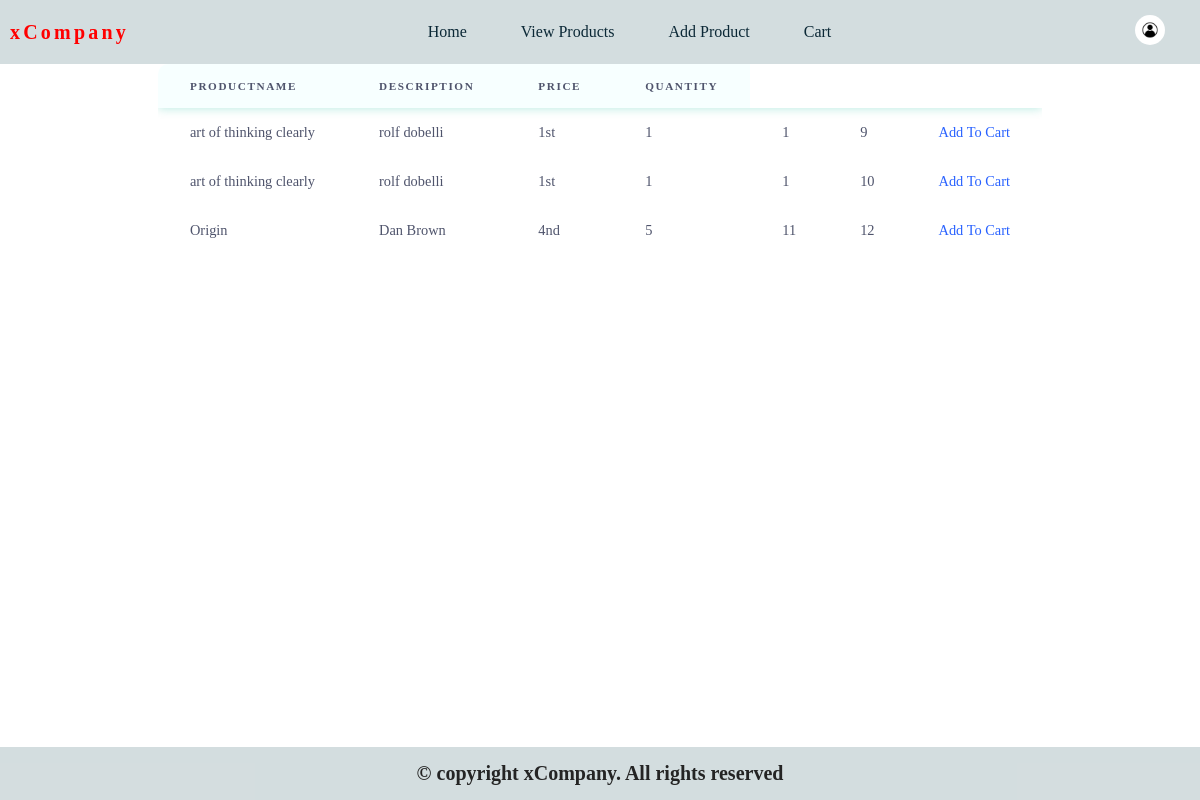
/Controller/viewproduct.php (signed in), run on the app's committed database.
### tables this page shows
CREATE TABLE `books` (
  `bookname` varchar(100) NOT NULL,
  `authorname` varchar(50) NOT NULL,
  `edition` varchar(10) NOT NULL,
  `numberofcopy` int(10) NOT NULL,
  `shelfno` int(10) NOT NULL,
  `bookid` int(10) NOT NULL
);

### Model/dbproduct.php (called while the page is built, shortened)
<?php
  	function getAllBooks()
	 {
 		$conn = connect();
 		$statement = $conn->prepare("SELECT * FROM books");
		$statement->execute();
		$records = $statement->get_result();
		return $records->fetch_all(MYSQLI_ASSOC);
	}
 ?>

### Controller/viewproduct.php (the view, shortened to what this page needs)
	<?php
 			include '../Model/dbproduct.php';
				$bookList = getAllBooks();
 ?>
<!DOCTYPE html>
<html lang="en">
<head>
	<link rel="stylesheet" href="../View/css/viewproduct.css?v <?php echo time(); ?>">
</head>
<body>
	<?php
 	$page = 'viewbook';
	include('../View/html/header.php');
	?>
 	<div class="table">
	<table>
		<thead>
			<tr>
				<th>ProductName</th>
				<th>Description</th>
				<th>Price</th>
				<th>Quantity</th>
			</tr>
		</thead>
		<tbody  id="result">
			<?php
		 		foreach ($bookList as $arr  )
				{
		  			foreach ($arr as $key => $value)
		  			{
		  				echo  "<td>".$value."</td>";
		   				if($key == "bookid")
		   				{
		  					echo "<td><a href = '".$_SERVER['PHP_SELF']."?uid=".$arr["bookid"] ."'>Add To Cart</a></td><tr>";
		   				}
					}
		 		}
			?>
		</tbody>
	</table>
	</div>
</body>
</html>

### View/html/header.php (shortened to what this page needs)
<!DOCTYPE html>
<html lang="en">
<head>
</head>
<body>
    <header>
		<div class="logo" >
 	 		<a class="title" href="../Controller/welcome.php">xCompany</a>
		</div>
 		<nav>
 			<ul class="nav-link">
 				<li><a class="<?php if($page == 'welcome'){echo 'active';} ?>" href="../Controller/welcome.php">Home</a></li>
				<li><a class="<?php if($page == 'viewproduct'){echo 'active';} ?>" href="../Controller/viewproduct.php">View Products</a></li>
				<li><a class="<?php if($page == 'addproduct'){echo 'active';} ?>" href="../Controller/addproduct.php">Add Product</a></li>
				<li><a class="<?php if($page == 'cart'){echo 'active';} ?>" href="../Controller/cart.php">Cart</a></li>
 		</nav>
  			<div class="setting">
 				<img src="../View/img/a.jpg" alt="Setting" title="Settings">
 			</div>
	</header>
<body>
</body>
 </html>

### View/css/viewproduct.css (style rules this page uses)
.table { font-family: Mukta, sans-serif; display: grid; justify-content: center; align-items: center; color: #4f546c; font-size: .9rem; }
table { border-collapse: collapse; background-color: white; text-align: left; overflow: hidden; border-radius: 10px; }
table thead { box-shadow: 0 0 10px rgba(0, 183, 150, .3); background-color: rgba(0,255,255,.03); }
table th { padding: 1rem 2rem; text-transform: uppercase; letter-spacing: .1rem; font-size: .7rem; font-weight: 900; }
table td { padding: 1rem 2rem; }
table a { text-decoration: none; color: #2962ff; }

### View/html/header.php (style rules this page uses)
* { margin: 0; padding: 0; font-family: Verdana; }
body { background-color: #fff; min-height: calc(100vh); }
a, h1, li, button { text-decoration: none; color: #0B2836; }
header { display: flex; justify-content: space-between; align-items: center; position: sticky; top: 0; background-color: rgba(111, 143, 149, .3);#CAC9B6; }
.title { font-weight: 800; font-size: 20px; padding: 0 10px; letter-spacing: .2rem; cursor: pointer; color: red; }
.nav-link li { list-style: none; display: inline-block; }
.nav-link li a { padding: 15px 25px; transition: all .3s ease 0s; border-radius: 8px; }
.setting img { width: 30px; height:30px; margin-right: 20px; padding: 15px; transition: .4s; cursor: pointer; border-radius: 50%; }

### data on the page
books: bookname "art of thinking clearly", authorname "rolf dobelli", edition "1st", numberofcopy "1", shelfno "1", bookid "9"
books: bookname "art of thinking clearly", authorname "rolf dobelli", edition "1st", numberofcopy "1", shelfno "1", bookid "10"
books: bookname "Origin", authorname "Dan Brown", edition "4nd", numberofcopy "5", shelfno "11", bookid "12"
